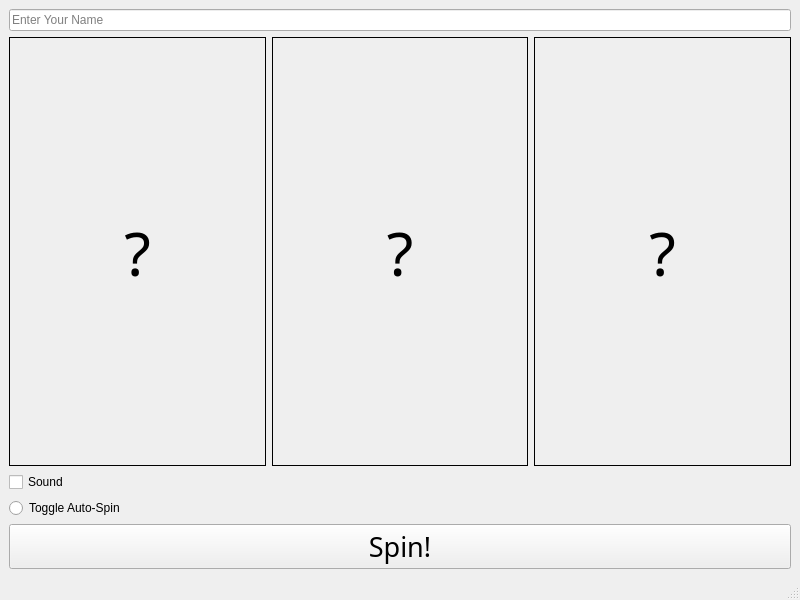
<?xml version="1.0" encoding="UTF-8"?>
<ui version="4.0">
 <class>MainWindow</class>
 <widget class="QMainWindow" name="MainWindow">
  <property name="geometry">
   <rect>
    <x>0</x>
    <y>0</y>
    <width>800</width>
    <height>600</height>
   </rect>
  </property>
  <property name="windowTitle">
   <string>MainWindow</string>
  </property>
  <property name="styleSheet">
   <string notr="true">#centralwidget {
    background-image: url(background.jpg);
	border-image: url(background.jpg)
}</string>
  </property>
  <widget class="QWidget" name="centralwidget">
   <layout class="QVBoxLayout" name="verticalLayout">
    <item>
     <widget class="QLineEdit" name="lineEdit">
      <property name="inputMask">
       <string/>
      </property>
      <property name="text">
       <string/>
      </property>
      <property name="readOnly">
       <bool>false</bool>
      </property>
      <property name="placeholderText">
       <string>Enter Your Name</string>
      </property>
     </widget>
    </item>
    <item>
     <layout class="QHBoxLayout" name="horizontalLayout_2">
      <item>
       <widget class="QLabel" name="label2">
        <property name="minimumSize">
         <size>
          <width>96</width>
          <height>51</height>
         </size>
        </property>
        <property name="font">
         <font>
          <family>Cooper Black</family>
          <pointsize>46</pointsize>
          <weight>50</weight>
          <italic>false</italic>
          <bold>false</bold>
          <underline>false</underline>
          <strikeout>false</strikeout>
          <stylestrategy>PreferDefault</stylestrategy>
          <kerning>true</kerning>
         </font>
        </property>
        <property name="frameShape">
         <enum>QFrame::Box</enum>
        </property>
        <property name="frameShadow">
         <enum>QFrame::Plain</enum>
        </property>
        <property name="text">
         <string>?</string>
        </property>
        <property name="alignment">
         <set>Qt::AlignCenter</set>
        </property>
       </widget>
      </item>
      <item>
       <widget class="QLabel" name="label3">
        <property name="minimumSize">
         <size>
          <width>96</width>
          <height>51</height>
         </size>
        </property>
        <property name="font">
         <font>
          <family>Cooper Black</family>
          <pointsize>46</pointsize>
          <weight>50</weight>
          <italic>false</italic>
          <bold>false</bold>
          <underline>false</underline>
          <strikeout>false</strikeout>
          <stylestrategy>PreferDefault</stylestrategy>
          <kerning>true</kerning>
         </font>
        </property>
        <property name="frameShape">
         <enum>QFrame::Box</enum>
        </property>
        <property name="frameShadow">
         <enum>QFrame::Plain</enum>
        </property>
        <property name="text">
         <string>?</string>
        </property>
        <property name="alignment">
         <set>Qt::AlignCenter</set>
        </property>
       </widget>
      </item>
      <item>
       <widget class="QLabel" name="label1">
        <property name="minimumSize">
         <size>
          <width>95</width>
          <height>51</height>
         </size>
        </property>
        <property name="font">
         <font>
          <family>Cooper Black</family>
          <pointsize>46</pointsize>
          <weight>50</weight>
          <italic>false</italic>
          <bold>false</bold>
          <underline>false</underline>
          <strikeout>false</strikeout>
          <stylestrategy>PreferDefault</stylestrategy>
          <kerning>true</kerning>
         </font>
        </property>
        <property name="frameShape">
         <enum>QFrame::Box</enum>
        </property>
        <property name="frameShadow">
         <enum>QFrame::Plain</enum>
        </property>
        <property name="text">
         <string>?</string>
        </property>
        <property name="alignment">
         <set>Qt::AlignCenter</set>
        </property>
        <property name="wordWrap">
         <bool>true</bool>
        </property>
       </widget>
      </item>
     </layout>
    </item>
    <item>
     <widget class="QCheckBox" name="checkBox">
      <property name="text">
       <string>Sound</string>
      </property>
     </widget>
    </item>
    <item>
     <widget class="QRadioButton" name="radioButton">
      <property name="text">
       <string>Toggle Auto-Spin</string>
      </property>
     </widget>
    </item>
    <item>
     <widget class="QPushButton" name="pushButton">
      <property name="font">
       <font>
        <family>Cooper Black</family>
        <pointsize>20</pointsize>
       </font>
      </property>
      <property name="text">
       <string>Spin!</string>
      </property>
     </widget>
    </item>
   </layout>
  </widget>
  <widget class="QMenuBar" name="menubar">
   <property name="geometry">
    <rect>
     <x>0</x>
     <y>0</y>
     <width>800</width>
     <height>21</height>
    </rect>
   </property>
  </widget>
  <widget class="QStatusBar" name="statusbar"/>
 </widget>
 <resources/>
 <connections/>
</ui>
